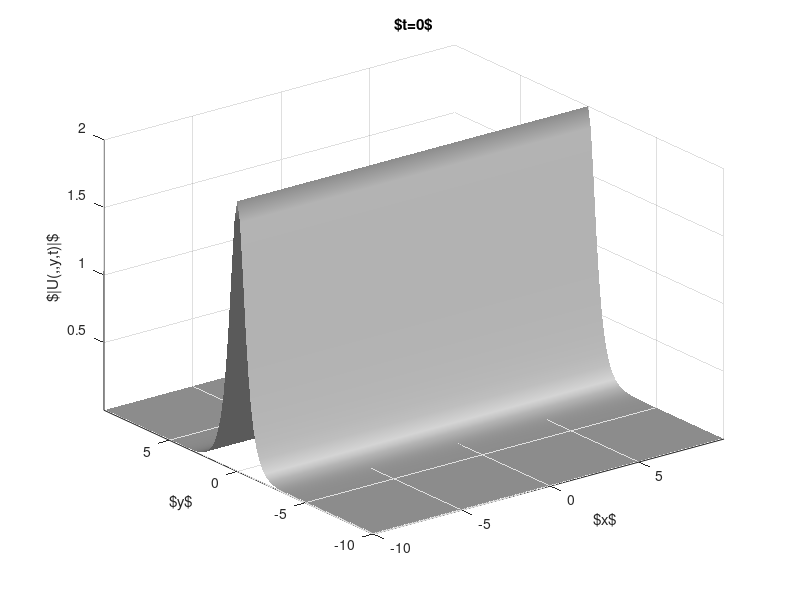

This chart was generated by the following MATLAB code: (Note: this script raises an error after producing the figure.)
%%%%%%%%%%%%%%%%%%%%%%%%%%%%%%%%%%%%%%%%%%%%%%%%%%%%%%%%%%%%%%%%%%%
% NLS_FD_RK4.m:
% Integrate (finite differences in space and RK4 in time) the NLS: 
%    i U_t = -(1/2) U_xx + g*|U|^2 U + V(x)*U 
% Ricardo Carretero, Panos Kevrekidis, Dimitri Frantzeskakis, 2024.
% Code available at: 
%    http://nonlinear.sdsU.edU/~carreter/NonlinearWavesBook/
%%%%%%%%%%%%%%%%%%%%%%%%%%%%%%%%%%%%%%%%%%%%%%%%%%%%%%%%%%%%%%%%%%%

g=-1;                % g = 1 is defocUsing and g =-1 is focUsing
N=101;               % number of mesh points
L=-10; R=10;         % Left and right boUnds of interval
x=linspace(L,R,N);   % discrete space
x=x(1:end-1);N=N-1;  % adjUst for periodic BCs
y=x;                 % discrete space
dx=x(2)-x(1);        % mesh size
[X,Y]=meshgrid(x,y);

A=2; c=1; x0=0;                     % Amplitude, vel. & position 
U0=A*sech(A*(Y-x0)).*exp(1i*c*Y);   % initial condition (IC)
sx=1;sy=1;
%U0=A*exp(-(X.^2./sx^2)-(Y.^2./sy^2));   % initial condition (IC)
U=U0; allU(:,:,1)=U; t=0; allt=t; isave=1; iMass=1; % store solUtion and time
if(exist('V')==0) V=0; end;         % If no potential => V=0

maxtime=20; dt=0.001;               % final time and time step
nsave=200; nMass=1000; ndisp=20;                % snapshots to save/display
maxstep=round(maxtime/dt); 
stopdisp=round(maxstep/ndisp); 
stopsave=round(maxstep/nsave); 
stopMass=round(maxstep/nMass); 
if(dt>sqrt(2)*dx^2/2) error('Probably need a smaller dt!'); end; 

figure(1); clf; 
t=0;
Utheo=A*sech(A*(X-c*t-x0)).*exp(1i*c*X+0.5i*(A^2-c^2)*t);
surfl(X,Y,abs(U)); %,x,real(U),'-',x,imag(U),'-',x,abs(Utheo),'k-')
shading interp;colormap(gray(2048))
axis([L R L R -1.1*A 1.1*A]); 
axis tight
xlabel('$x$')
ylabel('$y$')
zlabel('$|U(,,y,t)|$')
title(['$t=',num2str(t),'$']);
%legend('$|U|$','Re($U$)','Im($U$)','$|U_{\rm theo}|$'); drawnow;
fprintf('Press any key to continue...');pause;fprintf('Running...\n')

Mass=sum(sum(U.*conj(U)))*dx*dx;
allMass(1)=Mass;
alltMass=0;

for k=1:maxstep                     % main (time) loop
 t=t+dt; 
 U = ODE_RK4_2D(U,N,g,V,dx,dt,-A);        % Update Using FD+RK4
 Mass=sum(sum(U.*conj(U)))*dx*dx;

 if (round(k/stopMass)==k/stopMass) % Save progress of integration
  iMass=iMass+1; 
  M=sum(sum(U.*conj(U)))*dx*dx;
  alltMass=[alltMass,t]; 
  allMass(iMass)=Mass;
 end
 if (round(k/stopsave)==k/stopsave) % Save progress of integration
  isave=isave+1; 
  allt=[allt,t]; 
  allU(:,:,isave) = U; 
 end
 if (round(k/stopdisp)==k/stopdisp) % Plotting progress
  Utheo=A*sech(A*(mod(X-c*t-x0-L,R-L)+L)).*exp(1i*c*X+0.5i*(A^2-c^2)*t);
  surfl(X,Y,abs(U)); %,x,real(U),'-',x,imag(U),'-',x,abs(Utheo),'k-')
  shading interp;colormap(gray(2048))
  axis([L R L R  -1.1*A 1.1*A]); 
  axis tight
  xlabel('$x$')
  ylabel('$y$')
  zlabel('$|U(,,y,t)|$')
  title(['$t=',num2str(t),'$']);
  %legend('$|U|$','Re($U$)','Im($U$)','$|U_{\rm theo}|$'); drawnow;
  %fprintf('Press any key to continUe...\n');pause
  drawnow
 end
end

%Plot conservation of mass:
figure(2)
Mass0=allMass(1);
plot(alltMass,(allMass-Mass0)./Mass0,'.-');
xlabel('$t$')
ylabel('$[M(t)-M(0)]/M(0)$')
